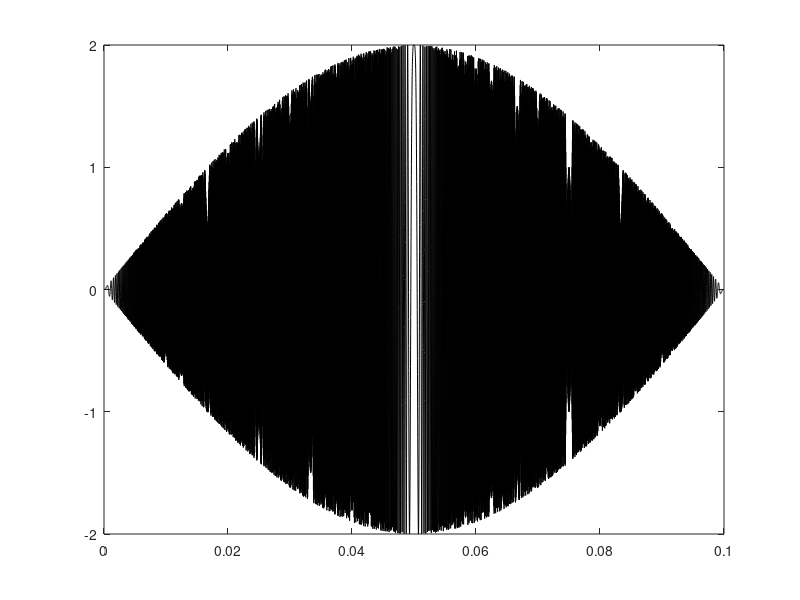

The MATLAB script that drew this image:
clear all; close all; clc;

f0 = 10; % f0 needs to be greater than or equal to N...

D = 2; % D needs to be greater than or equal to 2 in the integers... 

phi  = pi / 2; % Phase offset to center power signal form zero to zero...

S = [ 1e3 8e3 44.1e3 96e3 ];

Fs = S( 1, 4 ); % We can see the effect of machine smaple rate in the pulse superposition.

t = 0:1/Fs:(1-1/Fs);

m = ( 0:1:size( t, 2 ) - 1 );

F = 1; uu = 1;
for i = 1:1:size(t, 2)

    % Find frequency infemum...

    if( m( i ) * f0 >= Fs / D )

        F( 1, uu ) = i; uu = uu + 1;
    end
end

G = size( find( F ~= 0 ), 2 );

if( G )

    % We need to clip the time inteval to include only those frequencies
    % satified by the Shannon-Nyquist Theorem...

    T = t( 1:1:2*F( 1, 1 ) ); M = m( 1:1:size( T, 2 ) );

    % Power waveform...

    X = cos( 2 * pi * f0 * M .* T ) + sin( ( 2 * pi * f0 * ( M + 1 ) .* T ) - phi ); % This generates a superposition of power harmomics.
else 

    x = cos( 2 * pi * f0 * m .* t ) + sin( 2 * pi * f0 * ( m + 1 ) .* t - phi );
end

H = Fs / f0;

plot( T(1:1:H), X(1:1:H), 'k' ); hold on;

pause(0.5);

Y = 10; SECONDS = 10 * Y; 

for i = 1:1:SECONDS

    sound( X, Fs );
end

